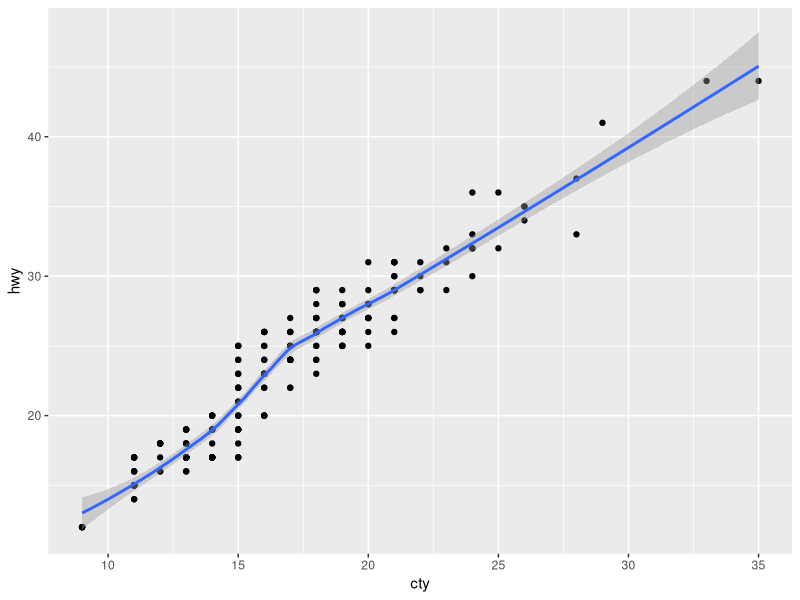

Here is the R script that generated this plot:
# TP 15/10/2020

library(tidyverse)
mpg
ggplot(mpg, aes(x = cty, y = hwy)) + geom_point() + geom_smooth()

print('hello')

